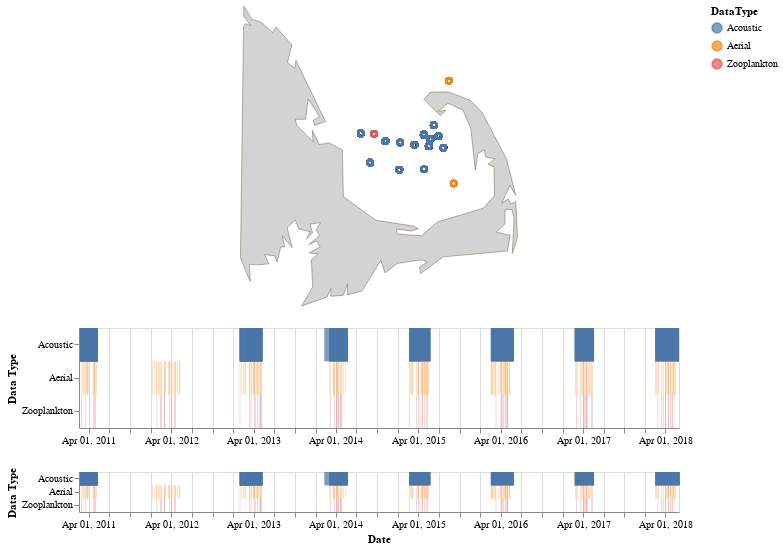

The notebook cell this image was saved under:
### Code cell
# full interactive visual -- acoustic + aerial + zooplankton

interval = alt.selection(type='interval', encodings=['x']) 
# interactive piece
    # different types
    # interactivity along x axis
# selections can have conditions

timeline_base = alt.Chart(concat3).mark_rect().encode(
    y = alt.Y('DataType:O', axis=alt.Axis(title='Data Type')),
    color = 'DataType:N'
).properties(
    width = 600
)

timeline_overview = timeline_base.encode(
    x = alt.X(
        'between_days:T', 
        timeUnit = 'yearmonthdate', 
        axis = alt.Axis(title='Date')
    )
).add_selection( # adding interactivity
    interval
).properties(
    height = 40
)

timeline_detail = timeline_base.encode(
    x = alt.X(
        'between_days:T', 
        timeUnit='yearmonthdate',
        axis = alt.Axis(title=''),
        scale = alt.Scale(domain=interval) # using the interactive selection to show X range
    )
).properties(
    height = 100
)

basemap = alt.Chart(clip).mark_geoshape(
    fill = 'lightgray', stroke='#706545', strokeWidth=0.5
).project('mercator').properties(
    width = 600,
    height = 300
)

points = alt.Chart(concat3).mark_point().encode(
    longitude = 'longitudeDeployed_DecDeg:Q',
    latitude = 'latitudeDeployed_DecDeg:Q',
    color = 'DataType:N'
).transform_filter(
    interval
).project("mercator").properties( # can put scale parameter
    width = 600,
    height = 300
)

March19 = alt.vconcat((basemap + points), timeline_detail, timeline_overview)
March19

#March19.save('CCB_SpatioTemporal_March19.html')

### Figure 1 — Vega-Lite specification as saved in the notebook (floating-point values rounded to 4 significant figures; data arrays with more than 128 entries replaced by an {"elided": "..."} marker saying what was removed)
{"config": {"view": {"continuousWidth": 400, "continuousHeight": 300}}, "vconcat": [{"layer": [{"data": {"name": "data-9f2d77188dab023d4228e0fb2c8b4bd0"}, "mark": {"type": "geoshape", "fill": "lightgray", "stroke": "#706545", "strokeWidth": 0.5}, "height": 300, "projection": {"type": "mercator"}, "width": 600}, {"data": {"name": "data-1b612b5a18100c379c6dffaf575226ce"}, "mark": "point", "encoding": {"color": {"type": "nominal", "field": "DataType"}, "latitude": {"field": "latitudeDeployed_DecDeg", "type": "quantitative"}, "longitude": {"field": "longitudeDeployed_DecDeg", "type": "quantitative"}}, "height": 300, "projection": {"type": "mercator"}, "transform": [{"filter": {"selection": "selector001"}}], "width": 600}]}, {"data": {"name": "data-1b612b5a18100c379c6dffaf575226ce"}, "mark": "rect", "encoding": {"color": {"type": "nominal", "field": "DataType"}, "x": {"type": "temporal", "axis": {"title": ""}, "field": "between_days", "scale": {"domain": {"selection": "selector001"}}, "timeUnit": "yearmonthdate"}, "y": {"type": "ordinal", "axis": {"title": "Data Type"}, "field": "DataType"}}, "height": 100, "width": 600}, {"data": {"name": "data-1b612b5a18100c379c6dffaf575226ce"}, "mark": "rect", "encoding": {"color": {"type": "nominal", "field": "DataType"}, "x": {"type": "temporal", "axis": {"title": "Date"}, "field": "between_days", "timeUnit": "yearmonthdate"}, "y": {"type": "ordinal", "axis": {"title": "Data Type"}, "field": "DataType"}}, "height": 40, "selection": {"selector001": {"type": "interval", "encodings": ["x"]}}, "width": 600}], "$schema": "https://vega.github.io/schema/vega-lite/v4.8.1.json", "datasets": {"data-9f2d77188dab023d4228e0fb2c8b4bd0": [{"ACRES": 5104000.0, "FIPS": 25, "NAME": "MASSACHUSETTS", "Shape_Area": 2504000000.0, "Shape_Leng": 609900.0, "type": "Feature", "geometry": {"type": "Polygon", "coordinates": {"elided": "1x118x2 float values"}}}], "data-1b612b5a18100c379c6dffaf575226ce": {"elided": "3740 records"}}}
